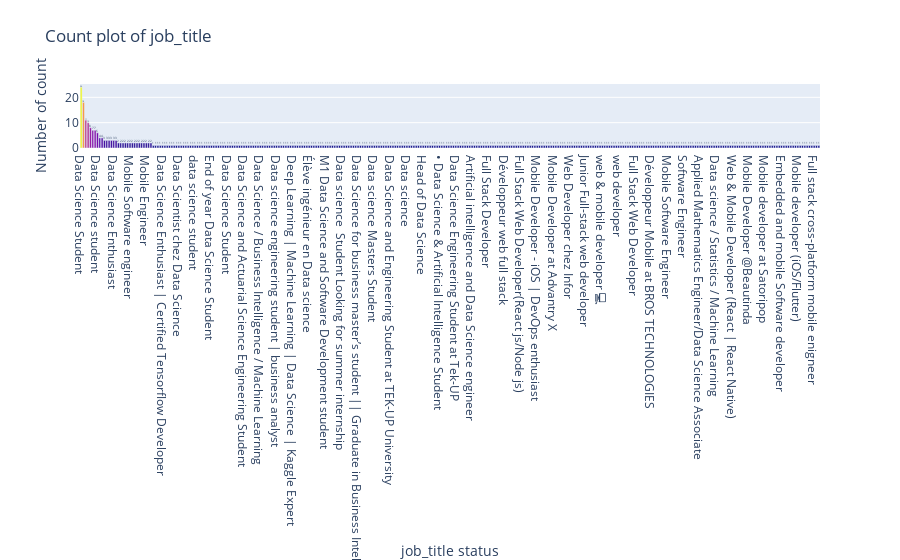

This figure's notebook cell:
### Code cell
desc_count1 = df['job_title'].value_counts().reset_index().rename(columns={'index':'index','job_title':'count'})
fig = go.Figure(go.Bar(
    x = desc_count1['index'],y = desc_count1['count'],text=desc_count1['count'],marker={'color': desc_count1['count']}
    ,textposition = "outside"))
fig.update_layout(title_text='Count plot of job_title',xaxis_title="job_title status",yaxis_title="Number of count")
fig.show()

### Figure 1 — Plotly figure (JSON) as saved in the notebook; plotly's stock layout.template omitted (floating-point values rounded to 4 significant figures; data arrays with more than 128 entries replaced by an {"elided": "..."} marker saying what was removed)
{"data": [{"marker": {"color": {"elided": "318 int values"}}, "text": {"elided": "318 int values"}, "textposition": "outside", "type": "bar", "x": {"elided": "318 str values"}, "y": {"elided": "318 int values"}}], "layout": {"title": {"text": "Count plot of job_title"}, "xaxis": {"title": {"text": "job_title status"}}, "yaxis": {"title": {"text": "Number of count"}}}}
